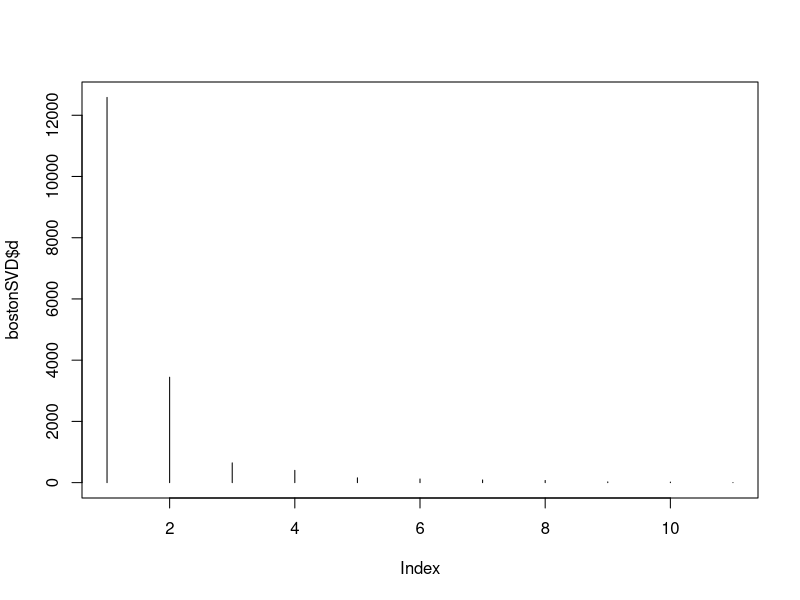

The R source for this figure:
# =======================================================
# Singular Value Decomposition
# =======================================================

# Load the dataset and convert to dataframe
library(MASS)
attach(Boston)
boston <- data.frame(Boston)
boston$chas <- as.factor(boston$chas) # qualitative predictor
boston$rad <- as.factor(boston$rad) # qualitative predictor
str(boston)

# Remove Factor variables and the Response variable
# Convert dataframe to matrix and check dimensions
bostonMat <- as.matrix(boston[,-c(4,9,14)])
dim(bostonMat)

# Seems like the data is 11-dimensional (11 variables)
# We will check this with Singular Value Decomposition
bostonSVD <- svd(bostonMat)
?svd # check what the svd function does

# Check the components of bostonSVD (note the dimensions)
names(bostonSVD)
str(bostonSVD)

# Check that multiplying the components give you the same matrix
# We are basically checking the formula M = U * Sigma * trans(V)
multMat <- bostonSVD$u %*% diag(bostonSVD$d) %*% t(bostonSVD$v)
diffMat <- bostonMat - multMat
norm(diffMat, type = "F") # close to zero 
?norm # check what the function norm does
# If norm(diffMat) ~ 0, then bostonMat ~ multMat

# Check the number of slices of bostonMat 
length(bostonSVD$d) # number of nonzero d values
ncol(bostonSVD$u) # number of columns of u
ncol(bostonSVD$v) # number of columns of v
qr(bostonMat)$rank # rank of the matrix
# All of the above should be identical = 11

# Find out the distribution of the d values
bostonSVD$d
plot(bostonSVD$d, type = 'h')

# Extract the individual Slices
slice01 <- bostonSVD$d[1] * (bostonSVD$u[,1] %*% t(bostonSVD$v[,1]))
slice02 <- bostonSVD$d[2] * (bostonSVD$u[,2] %*% t(bostonSVD$v[,2]))
slice03 <- bostonSVD$d[3] * (bostonSVD$u[,3] %*% t(bostonSVD$v[,3]))
slice04 <- bostonSVD$d[4] * (bostonSVD$u[,4] %*% t(bostonSVD$v[,4]))
slice05 <- bostonSVD$d[5] * (bostonSVD$u[,5] %*% t(bostonSVD$v[,5]))
slice06 <- bostonSVD$d[6] * (bostonSVD$u[,6] %*% t(bostonSVD$v[,6]))
slice07 <- bostonSVD$d[7] * (bostonSVD$u[,7] %*% t(bostonSVD$v[,7]))
slice08 <- bostonSVD$d[8] * (bostonSVD$u[,8] %*% t(bostonSVD$v[,8]))
slice09 <- bostonSVD$d[9] * (bostonSVD$u[,9] %*% t(bostonSVD$v[,9]))
slice10 <- bostonSVD$d[10] * (bostonSVD$u[,10] %*% t(bostonSVD$v[,10]))
slice11 <- bostonSVD$d[11] * (bostonSVD$u[,11] %*% t(bostonSVD$v[,11]))

# Check the norms of the slices
norm(slice01, type = "F")
norm(slice02, type = "F")
norm(slice03, type = "F")
norm(slice04, type = "F")
norm(slice05, type = "F")
norm(slice06, type = "F")
norm(slice07, type = "F")
norm(slice08, type = "F")
norm(slice09, type = "F")
norm(slice10, type = "F")
norm(slice11, type = "F")
# Match with the d values
bostonSVD$d

# Norm of the complete matrix bostonMat
norm(bostonMat, type = "F")
# Match with the L2 norm of the d values
sqrt(t(bostonSVD$d) %*% bostonSVD$d)

# Approximate bostonMat by slice01
approxMat <- slice01
# Proportion of information in approxMat compared to bostonMat
norm(approxMat, type = "F") / norm(bostonMat, type = "F")
# More than 96% of the information recovered

# Approximate bostonMat by (slice01 + slice02)
approxMat <- (slice01 + slice02)
# Proportion of information in approxMat compared to bostonMat
norm(approxMat, type = "F") / norm(bostonMat, type = "F")
# More than 99% of the information recovered

# Approximate bostonMat by (slice01 + slice02 + slice03)
approxMat <- (slice01 + slice02 + slice03)
# Proportion of information in approxMat compared to bostonMat
norm(approxMat, type = "F") / norm(bostonMat, type = "F")
# Close to 100% of the information recovered

# Thus we understand that, even if the rank of bostonMat is 11,
# it is actually very close to a 3-dimensional matrix/subspace.
# In fact, even a 2-dimensional approximation is good enough.
approxMat <- (slice01 + slice02)
# Proportion of information in approxMat compared to bostonMat
norm(approxMat, type = "F") / norm(bostonMat, type = "F")
# approxMat is a good low-dimensional approximation of bostonMat
# Now try this technique with any other dataset of your choice!
